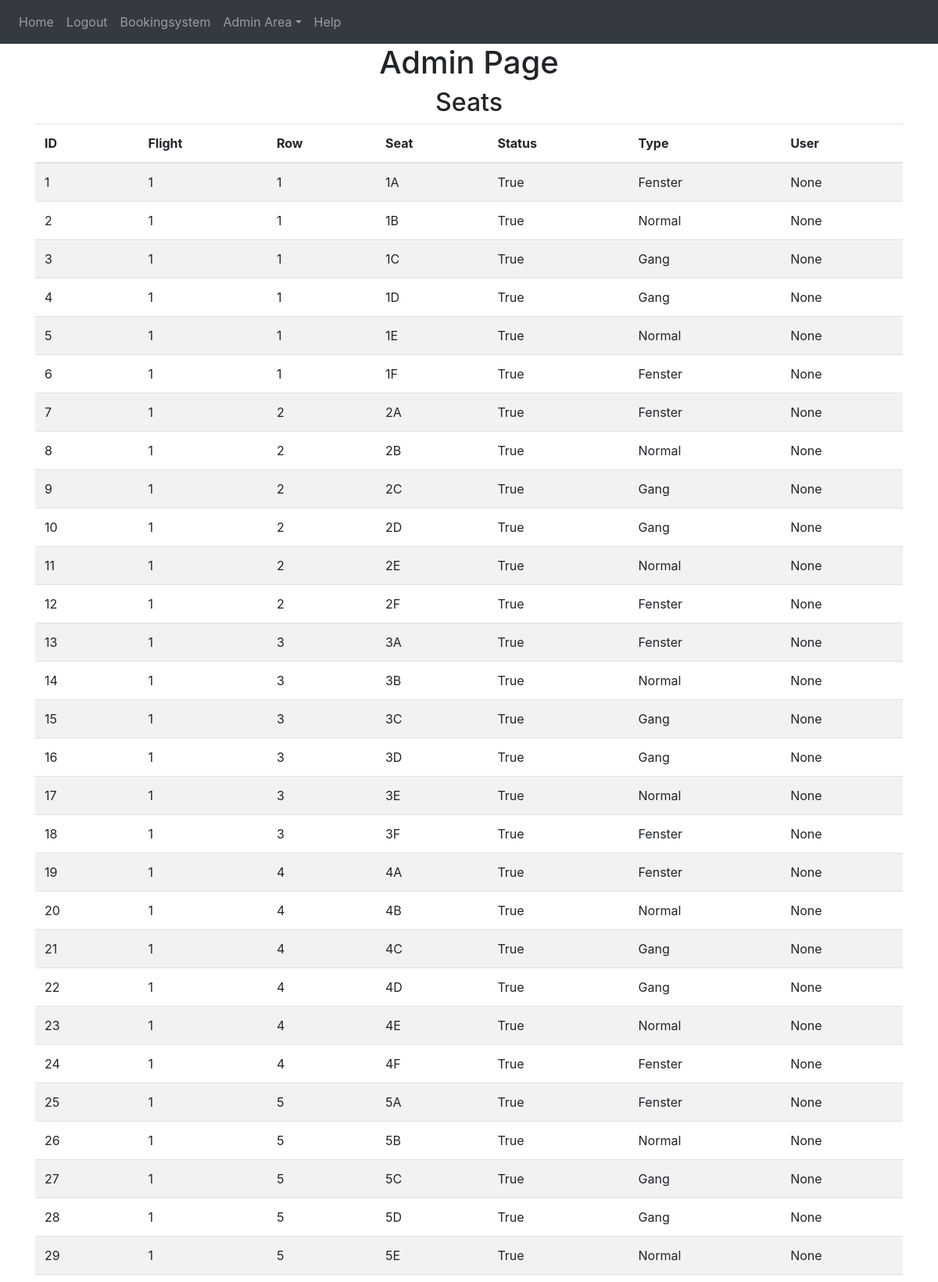
Screenshot of /admin-area/seats (signed in, upper part) with the database file from the repository.
### website/models.py (models this page shows)
class Seat(db.Model):
    id = db.Column(db.Integer, primary_key=True)
    flight = db.Column(db.String(10))
    seat_row = db.Column(db.String(5))
    seat_column = db.Column(db.String(5))
    seat_status = db.Column(db.String(10))
    seat_type = db.Column(db.String(10))
    user_id = db.Column(db.Integer, db.ForeignKey('user.id'))

### website/admin.py (the view)
@admins.route('/seats', methods=['GET', 'POST'])
@login_required
def admin_seats():
    if current_user.role == 'admin':
        seats = Seat.query.all()
        return render_template('admin_seats.html', user=current_user, seats=seats)
    else:
        flash('You need do be an Admin to access!!', category='error')
        return redirect(url_for('views.home'))

### website/__init__.py (called while the page is built)
def create_app():
    from .views import views
    from .auth import auth
    from .admin import admins
    from .models import User, Seat
    app = Flask(__name__)
    app.config['SECRET_KEY'] = 'hjshjhdjah kjshkjdhjs'
    app.config['SQLALCHEMY_DATABASE_URI'] = f'sqlite:///{DB_NAME}'
    app.config['FLASK_ADMIN_SWATCH'] = 'cerulean'
    app.register_blueprint(views, url_prefix='/')
    app.register_blueprint(auth, url_prefix='/')
    app.register_blueprint(admins, url_prefix='/admin-area')
    db.init_app(app)
    create_database(app)
    login_manager = LoginManager()
    login_manager.login_view = 'auth.login'
    login_manager.init_app(app)
    @login_manager.user_loader
    def load_user(id):
        return User.query.get(int(id))
    return app

### website/templates/admin_seats.html
{% extends "base.html" %} {% block title %}Admin{% endblock %}
{% block content%}
<h1 align="center">Admin Page</h1>
<h2 align="center">Seats</h2>
<table class="table table-striped" id="users">
    <thead>
        <tr>
        <th scope="col">ID</th>
        <th scope="col">Flight</th>
        <th scope="col">Row</th>
        <th scope="col">Seat</th>
        <th scope="col">Status</th>
        <th scope="col">Type</th>
        <th scope="col">User</th>
        </tr>
    </thead>
    <tbody>
        {% for seat in seats %}
        <tr>
        <td>{{seat.id}}</td>
        <td>{{seat.flight}} </td>
        <td>{{seat.seat_row}}</td>
        <td>{{seat.seat_column}}</td>
        <td>{{seat.seat_status}}</td>
        <td>{{seat.seat_type}}</td>
        <td>{{seat.user_id}}</td>
        </tr>
        {% endfor %}
    </tbody>
{% endblock %}

### website/templates/base.html (shortened to what this page needs)
<!DOCTYPE html>
<html>
  <head>
    <link
      rel="stylesheet"
      href="https://cdn.jsdelivr.net/npm/bootstrap@4.0.0/dist/css/bootstrap.min.css"
/>
    <link
      rel="stylesheet"
      href="https://stackpath.bootstrapcdn.com/font-awesome/4.7.0/css/font-awesome.min.css"
/>
  </head>
  <body>
    <nav class="navbar navbar-expand-lg navbar-dark bg-dark">
      <div class="collapse navbar-collapse" id="navbar">
        <div class="navbar-nav" role="tablist">
          {% if user.is_authenticated %}
          <a class="nav-item nav-link" id="home" href="/">Home</a>
          <a class="nav-item nav-link" id="logout" href="/logout">Logout</a>
          <a class="nav-item nav-link" id="bookingsystem" href="/bookingsystem">Bookingsystem</a>
            {% if current_user.role == 'admin' %}
            <a class="nav-item dropdown">
              <a class="nav-link dropdown-toggle" data-toggle="dropdown" id="admin-area">Admin Area</a>
            </a>
            {% endif %}
          <a class="nav-item nav-link" id="help" href="/help">Help</a>
          {% else %}
          <a class="nav-item nav-link" id="login" href="/login">Login</a>
          <a class="nav-item nav-link" id="signUp" href="/sign-up">Sign Up</a>
          {% endif %}
        </div>
      </div>
    </nav>
    <div class="container">{% block content %} {% endblock %}</div>
  </body>
</html>

### rows the page displays
Seat: id "1", flight "1", seat_row "1", seat_column "1A", seat_status "True", seat_type "Fenster", user_id "None"
Seat: id "2", flight "1", seat_row "1", seat_column "1B", seat_status "True", seat_type "Normal", user_id "None"
Seat: id "3", flight "1", seat_row "1", seat_column "1C", seat_status "True", seat_type "Gang", user_id "None"
Seat: id "4", flight "1", seat_row "1", seat_column "1D", seat_status "True", seat_type "Gang", user_id "None"
Seat: id "5", flight "1", seat_row "1", seat_column "1E", seat_status "True", seat_type "Normal", user_id "None"
Seat: id "6", flight "1", seat_row "1", seat_column "1F", seat_status "True", seat_type "Fenster", user_id "None"
Seat: id "7", flight "1", seat_row "2", seat_column "2A", seat_status "True", seat_type "Fenster", user_id "None"
Seat: id "8", flight "1", seat_row "2", seat_column "2B", seat_status "True", seat_type "Normal", user_id "None"
Seat: id "9", flight "1", seat_row "2", seat_column "2C", seat_status "True", seat_type "Gang", user_id "None"
Seat: id "10", flight "1", seat_row "2", seat_column "2D", seat_status "True", seat_type "Gang", user_id "None"
Seat: id "11", flight "1", seat_row "2", seat_column "2E", seat_status "True", seat_type "Normal", user_id "None"
Seat: id "12", flight "1", seat_row "2", seat_column "2F", seat_status "True", seat_type "Fenster", user_id "None"
Seat: id "13", flight "1", seat_row "3", seat_column "3A", seat_status "True", seat_type "Fenster", user_id "None"
Seat: id "14", flight "1", seat_row "3", seat_column "3B", seat_status "True", seat_type "Normal", user_id "None"
Seat: id "15", flight "1", seat_row "3", seat_column "3C", seat_status "True", seat_type "Gang", user_id "None"
Seat: id "16", flight "1", seat_row "3", seat_column "3D", seat_status "True", seat_type "Gang", user_id "None"
Seat: id "17", flight "1", seat_row "3", seat_column "3E", seat_status "True", seat_type "Normal", user_id "None"
Seat: id "18", flight "1", seat_row "3", seat_column "3F", seat_status "True", seat_type "Fenster", user_id "None"
Seat: id "19", flight "1", seat_row "4", seat_column "4A", seat_status "True", seat_type "Fenster", user_id "None"
Seat: id "20", flight "1", seat_row "4", seat_column "4B", seat_status "True", seat_type "Normal", user_id "None"
Seat: id "21", flight "1", seat_row "4", seat_column "4C", seat_status "True", seat_type "Gang", user_id "None"
Seat: id "22", flight "1", seat_row "4", seat_column "4D", seat_status "True", seat_type "Gang", user_id "None"
Seat: id "23", flight "1", seat_row "4", seat_column "4E", seat_status "True", seat_type "Normal", user_id "None"
Seat: id "24", flight "1", seat_row "4", seat_column "4F", seat_status "True", seat_type "Fenster", user_id "None"
Seat: id "25", flight "1", seat_row "5", seat_column "5A", seat_status "True", seat_type "Fenster", user_id "None"
Seat: id "26", flight "1", seat_row "5", seat_column "5B", seat_status "True", seat_type "Normal", user_id "None"
Seat: id "27", flight "1", seat_row "5", seat_column "5C", seat_status "True", seat_type "Gang", user_id "None"
Seat: id "28", flight "1", seat_row "5", seat_column "5D", seat_status "True", seat_type "Gang", user_id "None"
Seat: id "29", flight "1", seat_row "5", seat_column "5E", seat_status "True", seat_type "Normal", user_id "None"
